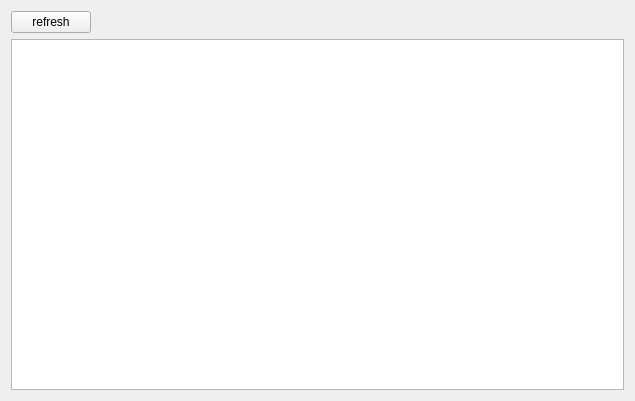
<?xml version="1.0" encoding="UTF-8"?>
<ui version="4.0">
 <class>TickForm</class>
 <widget class="QWidget" name="TickForm">
  <property name="geometry">
   <rect>
    <x>0</x>
    <y>0</y>
    <width>635</width>
    <height>401</height>
   </rect>
  </property>
  <property name="windowTitle">
   <string>Form</string>
  </property>
  <layout class="QVBoxLayout" name="verticalLayout">
   <item>
    <layout class="QHBoxLayout" name="horizontalLayout">
     <item>
      <widget class="QPushButton" name="pushButton">
       <property name="text">
        <string>refresh</string>
       </property>
      </widget>
     </item>
     <item>
      <spacer name="horizontalSpacer">
       <property name="orientation">
        <enum>Qt::Horizontal</enum>
       </property>
       <property name="sizeHint" stdset="0">
        <size>
         <width>40</width>
         <height>20</height>
        </size>
       </property>
      </spacer>
     </item>
    </layout>
   </item>
   <item>
    <widget class="QTableWidget" name="tableWidget"/>
   </item>
  </layout>
 </widget>
 <resources/>
 <connections/>
</ui>
